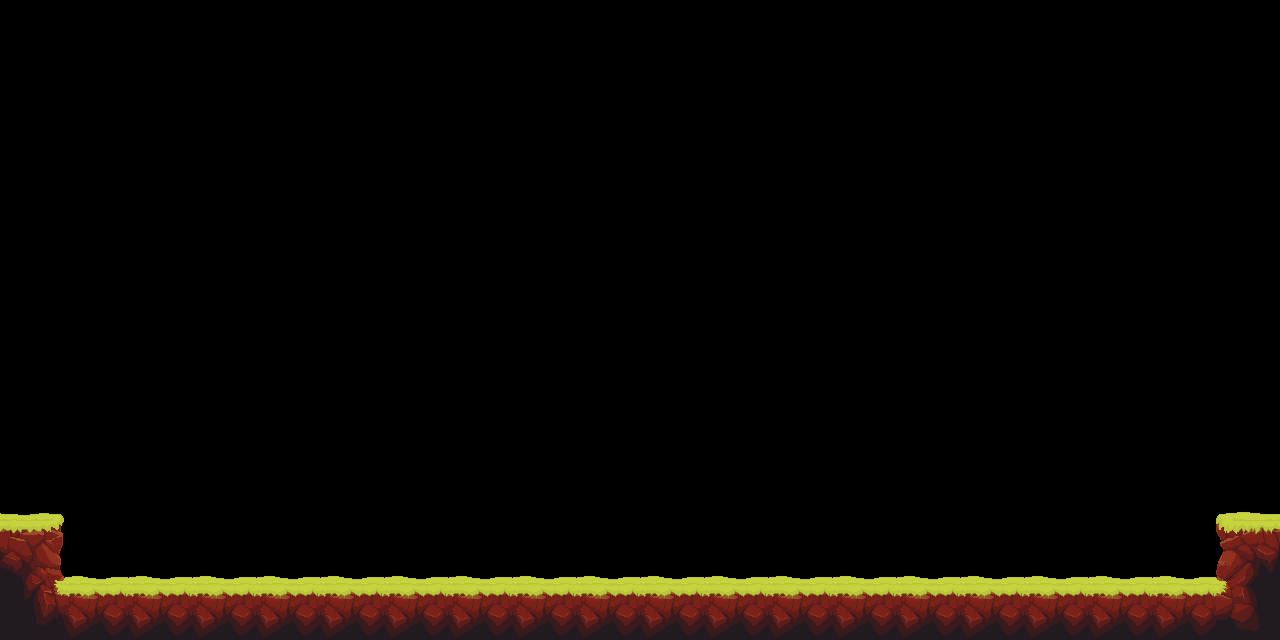

The image is a tile-based game level rendered from a .tmx file. Its description and complete source (layers, tilesets, objects, tile grids) follow:
An orthogonal 20x10 tile map with 64x64 px tiles, 1 tile layer (Ground), 3 tilesets.

<map version="1.0" tiledversion="1.1.5" orientation="orthogonal" renderorder="right-down" width="20" height="10" tilewidth="64" tileheight="64" infinite="0" nextobjectid="50">
 <tileset firstgid="1" name="tiles" tilewidth="64" tileheight="64" tilecount="64" columns="8">
  <image source="../graphic/tiles/tiles.png" width="512" height="512" />
 </tileset>
 <tileset firstgid="65" name="water" tilewidth="420" tileheight="420" tilecount="1" columns="1">
  <image source="../graphic/objects/water.png" width="420" height="420" />
 </tileset>
 <tileset firstgid="66" name="spikes" tilewidth="243" tileheight="187" tilecount="1" columns="1">
  <image source="../graphic/objects/spikes.png" width="243" height="187" />
 </tileset>
 <layer name="Ground" width="20" height="10">
  <data encoding="csv">
0,0,0,0,0,0,0,0,0,0,0,0,0,0,0,0,0,0,0,0,
0,0,0,0,0,0,0,0,0,0,0,0,0,0,0,0,0,0,0,0,
0,0,0,0,0,0,0,0,0,0,0,0,0,0,0,0,0,0,0,0,
0,0,0,0,0,0,0,0,0,0,0,0,0,0,0,0,0,0,0,0,
0,0,0,0,0,0,0,0,0,0,0,0,0,0,0,0,0,0,0,0,
0,0,0,0,0,0,0,0,0,0,0,0,0,0,0,0,0,0,0,0,
0,0,0,0,0,0,0,0,0,0,0,0,0,0,0,0,0,0,0,0,
0,0,0,0,0,0,0,0,0,0,0,0,0,0,0,0,0,0,0,0,
3,0,0,0,0,0,0,0,0,0,0,0,0,0,0,0,0,0,0,1,
34,2,2,2,2,2,2,2,2,2,2,2,2,2,2,2,2,2,2,33
</data>
 </layer>
 <objectgroup name="Objects" />
</map>
